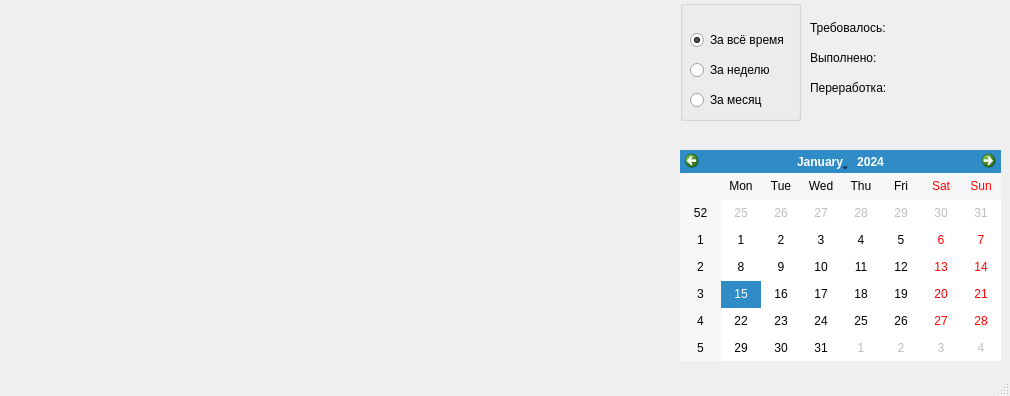
<?xml version="1.0" encoding="UTF-8"?>
<ui version="4.0">
 <class>MainWindow</class>
 <widget class="QMainWindow" name="MainWindow">
  <property name="geometry">
   <rect>
    <x>0</x>
    <y>0</y>
    <width>1010</width>
    <height>396</height>
   </rect>
  </property>
  <property name="windowTitle">
   <string>Workover</string>
  </property>
  <widget class="QWidget" name="centralwidget">
   <widget class="MplWidget" name="plot" native="true">
    <property name="geometry">
     <rect>
      <x>0</x>
      <y>0</y>
      <width>681</width>
      <height>381</height>
     </rect>
    </property>
    <property name="sizePolicy">
     <sizepolicy hsizetype="Expanding" vsizetype="Expanding">
      <horstretch>0</horstretch>
      <verstretch>0</verstretch>
     </sizepolicy>
    </property>
   </widget>
   <widget class="QGroupBox" name="groupBox">
    <property name="geometry">
     <rect>
      <x>680</x>
      <y>0</y>
      <width>121</width>
      <height>121</height>
     </rect>
    </property>
    <property name="title">
     <string/>
    </property>
    <widget class="QRadioButton" name="per_all_rb">
     <property name="geometry">
      <rect>
       <x>10</x>
       <y>30</y>
       <width>121</width>
       <height>20</height>
      </rect>
     </property>
     <property name="text">
      <string>За всё время</string>
     </property>
     <property name="checked">
      <bool>true</bool>
     </property>
    </widget>
    <widget class="QRadioButton" name="per_month_rb">
     <property name="geometry">
      <rect>
       <x>10</x>
       <y>90</y>
       <width>98</width>
       <height>20</height>
      </rect>
     </property>
     <property name="text">
      <string>За месяц</string>
     </property>
    </widget>
    <widget class="QRadioButton" name="per_week_rb">
     <property name="geometry">
      <rect>
       <x>10</x>
       <y>60</y>
       <width>98</width>
       <height>20</height>
      </rect>
     </property>
     <property name="text">
      <string>За неделю</string>
     </property>
    </widget>
   </widget>
   <widget class="QCalendarWidget" name="calendarWidget">
    <property name="geometry">
     <rect>
      <x>680</x>
      <y>150</y>
      <width>321</width>
      <height>211</height>
     </rect>
    </property>
   </widget>
   <widget class="QLabel" name="label">
    <property name="geometry">
     <rect>
      <x>810</x>
      <y>20</y>
      <width>111</width>
      <height>16</height>
     </rect>
    </property>
    <property name="text">
     <string>Требовалось:</string>
    </property>
   </widget>
   <widget class="QLabel" name="label_2">
    <property name="geometry">
     <rect>
      <x>810</x>
      <y>50</y>
      <width>81</width>
      <height>16</height>
     </rect>
    </property>
    <property name="text">
     <string>Выполнено:</string>
    </property>
   </widget>
   <widget class="QLabel" name="label_3">
    <property name="geometry">
     <rect>
      <x>810</x>
      <y>80</y>
      <width>91</width>
      <height>16</height>
     </rect>
    </property>
    <property name="text">
     <string>Переработка:</string>
    </property>
   </widget>
   <widget class="QLabel" name="required_label">
    <property name="geometry">
     <rect>
      <x>920</x>
      <y>20</y>
      <width>57</width>
      <height>15</height>
     </rect>
    </property>
    <property name="text">
     <string/>
    </property>
   </widget>
   <widget class="QLabel" name="done_label">
    <property name="geometry">
     <rect>
      <x>920</x>
      <y>50</y>
      <width>57</width>
      <height>15</height>
     </rect>
    </property>
    <property name="text">
     <string/>
    </property>
   </widget>
   <widget class="QLabel" name="workover_label">
    <property name="geometry">
     <rect>
      <x>920</x>
      <y>80</y>
      <width>57</width>
      <height>15</height>
     </rect>
    </property>
    <property name="text">
     <string/>
    </property>
   </widget>
  </widget>
  <widget class="QMenuBar" name="menubar">
   <property name="geometry">
    <rect>
     <x>0</x>
     <y>0</y>
     <width>1010</width>
     <height>20</height>
    </rect>
   </property>
  </widget>
  <widget class="QStatusBar" name="statusbar"/>
 </widget>
 <customwidgets>
  <customwidget>
   <class>MplWidget</class>
   <extends>QWidget</extends>
   <header>mplwidget</header>
   <container>1</container>
  </customwidget>
 </customwidgets>
 <resources/>
 <connections/>
</ui>
